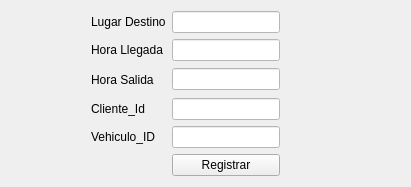
                      <widget class="QWidget" name="page_Viaje_Registrar">
                       <property name="styleSheet">
                        <string notr="true">QLineEdit{
	
	background-color: rgb(255, 255, 255);
}</string>
                       </property>
                       <layout class="QGridLayout" name="gridLayout">
                        <item row="3" column="2">
                         <widget class="QLineEdit" name="lineEdit_ViajeClienteId_Registrar">
                          <property name="styleSheet">
                           <string notr="true">background-color: rgb(255, 255, 255);</string>
                          </property>
                         </widget>
                        </item>
                        <item row="2" column="1">
                         <widget class="QLabel" name="label_HoraSalida_Registrar_3">
                          <property name="text">
                           <string>Hora Salida</string>
                          </property>
                         </widget>
                        </item>
                        <item row="0" column="2">
                         <widget class="QLineEdit" name="lineEdit_LugarDestino_Registrar"/>
                        </item>
                        <item row="1" column="1">
                         <widget class="QLabel" name="label_HoraLlegada_Registrar_2">
                          <property name="text">
                           <string>Hora Llegada</string>
                          </property>
                         </widget>
                        </item>
                        <item row="2" column="0">
                         <spacer name="horizontalSpacer_9">
                          <property name="orientation">
                           <enum>Qt::Horizontal</enum>
                          </property>
                          <property name="sizeType">
                           <enum>QSizePolicy::Fixed</enum>
                          </property>
                          <property name="sizeHint" stdset="0">
                           <size>
                            <width>80</width>
                            <height>25</height>
                           </size>
                          </property>
                         </spacer>
                        </item>
                        <item row="2" column="3">
                         <spacer name="horizontalSpacer_7">
                          <property name="orientation">
                           <enum>Qt::Horizontal</enum>
                          </property>
                          <property name="sizeType">
                           <enum>QSizePolicy::Fixed</enum>
                          </property>
                          <property name="sizeHint" stdset="0">
                           <size>
                            <width>120</width>
                            <height>20</height>
                           </size>
                          </property>
                         </spacer>
                        </item>
                        <item row="4" column="2">
                         <widget class="QLineEdit" name="lineEdit_ViajeVehiculoId_Registrar"/>
                        </item>
                        <item row="4" column="1">
                         <widget class="QLabel" name="label_VehiculoId_Registrar_5">
                          <property name="text">
                           <string>Vehiculo_ID</string>
                          </property>
                         </widget>
                        </item>
                        <item row="1" column="2">
                         <widget class="QLineEdit" name="lineEdit_HoraLlegada_Registrar"/>
                        </item>
                        <item row="3" column="1">
                         <widget class="QLabel" name="label_ClienteId_Registrar_4">
                          <property name="text">
                           <string>Cliente_Id</string>
                          </property>
                         </widget>
                        </item>
                        <item row="2" column="2">
                         <widget class="QLineEdit" name="lineEdit_HoraSalida_Registrar"/>
                        </item>
                        <item row="0" column="1">
                         <widget class="QLabel" name="label_LugarDestino_Registrar">
                          <property name="text">
                           <string>Lugar Destino</string>
                          </property>
                         </widget>
                        </item>
                        <item row="5" column="2">
                         <widget class="QPushButton" name="Boton_Registrar_Viaje">
                          <property name="cursor">
                           <cursorShape>PointingHandCursor</cursorShape>
                          </property>
                          <property name="text">
                           <string>Registrar</string>
                          </property>
                         </widget>
                        </item>
                       </layout>
                      </widget>
